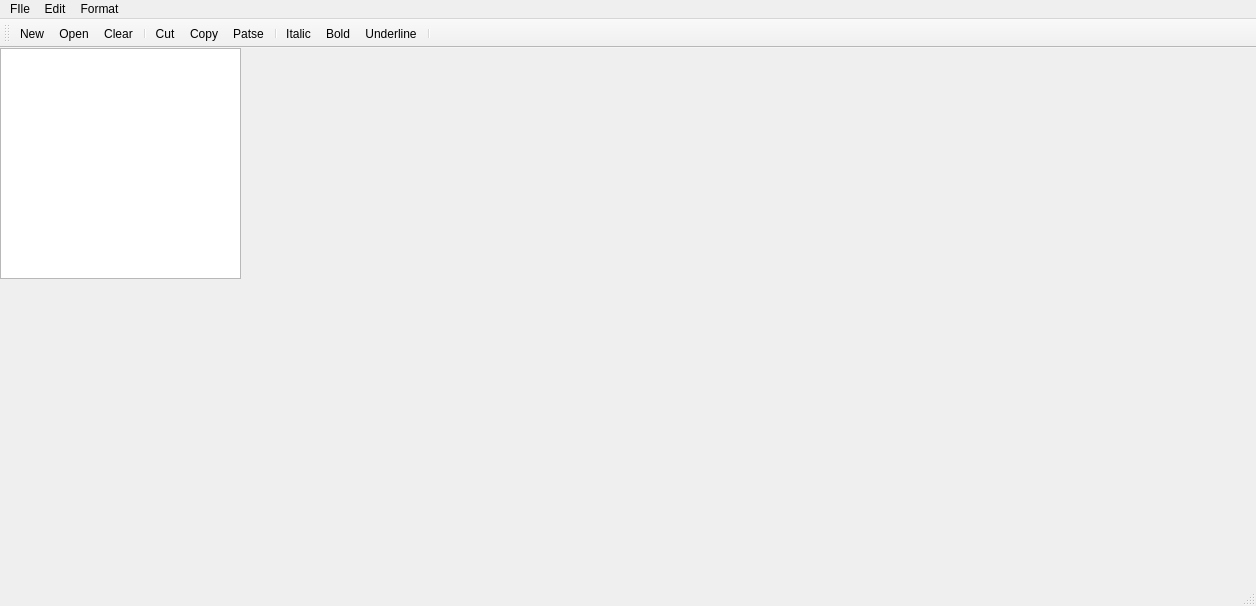
<?xml version="1.0" encoding="UTF-8"?>
<ui version="4.0">
 <class>MainTextEditor</class>
 <widget class="QMainWindow" name="MainTextEditor">
  <property name="geometry">
   <rect>
    <x>0</x>
    <y>0</y>
    <width>1256</width>
    <height>606</height>
   </rect>
  </property>
  <property name="windowTitle">
   <string>MainTextEditor</string>
  </property>
  <widget class="QWidget" name="centralWidget">
   <widget class="QTextEdit" name="textEdit">
    <property name="geometry">
     <rect>
      <x>0</x>
      <y>0</y>
      <width>241</width>
      <height>231</height>
     </rect>
    </property>
   </widget>
  </widget>
  <widget class="QMenuBar" name="menuBar">
   <property name="geometry">
    <rect>
     <x>0</x>
     <y>0</y>
     <width>1256</width>
     <height>17</height>
    </rect>
   </property>
   <widget class="QMenu" name="menuFIle">
    <property name="title">
     <string>FIle</string>
    </property>
    <addaction name="actionNew"/>
    <addaction name="actionOpen"/>
    <addaction name="actionClose"/>
   </widget>
   <widget class="QMenu" name="menuEdit">
    <property name="title">
     <string>Edit</string>
    </property>
    <addaction name="actionCut"/>
    <addaction name="actionCopy"/>
    <addaction name="actionPatse"/>
   </widget>
   <widget class="QMenu" name="menuFormat">
    <property name="title">
     <string>Format</string>
    </property>
    <addaction name="actionItalic"/>
    <addaction name="actionBold"/>
    <addaction name="actionUnderline"/>
    <addaction name="separator"/>
    <addaction name="actionToolbarLab"/>
   </widget>
   <addaction name="menuFIle"/>
   <addaction name="menuEdit"/>
   <addaction name="menuFormat"/>
  </widget>
  <widget class="QToolBar" name="mainToolBar">
   <attribute name="toolBarArea">
    <enum>TopToolBarArea</enum>
   </attribute>
   <attribute name="toolBarBreak">
    <bool>false</bool>
   </attribute>
   <addaction name="actionNew"/>
   <addaction name="actionOpen"/>
   <addaction name="actionClear"/>
   <addaction name="separator"/>
   <addaction name="actionCut"/>
   <addaction name="actionCopy"/>
   <addaction name="actionPatse"/>
   <addaction name="separator"/>
   <addaction name="actionItalic"/>
   <addaction name="actionBold"/>
   <addaction name="actionUnderline"/>
   <addaction name="separator"/>
  </widget>
  <widget class="QStatusBar" name="statusBar"/>
  <action name="actionOpen">
   <property name="icon">
    <iconset resource="res.qrc">
     <normaloff>:/images/icon/folder-open-icon.png</normaloff>:/images/icon/folder-open-icon.png</iconset>
   </property>
   <property name="text">
    <string>Open</string>
   </property>
   <property name="toolTip">
    <string>Open file</string>
   </property>
   <property name="shortcut">
    <string>Ctrl+O</string>
   </property>
  </action>
  <action name="actionCut">
   <property name="icon">
    <iconset resource="res.qrc">
     <normaloff>:/images/icon/cut-icon.png</normaloff>:/images/icon/cut-icon.png</iconset>
   </property>
   <property name="text">
    <string>Cut</string>
   </property>
   <property name="toolTip">
    <string>Cut</string>
   </property>
   <property name="shortcut">
    <string>Ctrl+X</string>
   </property>
  </action>
  <action name="actionCopy">
   <property name="icon">
    <iconset resource="res.qrc">
     <normaloff>:/images/icon/copy-icon.png</normaloff>:/images/icon/copy-icon.png</iconset>
   </property>
   <property name="text">
    <string>Copy</string>
   </property>
   <property name="shortcut">
    <string>Ctrl+C</string>
   </property>
  </action>
  <action name="actionPatse">
   <property name="icon">
    <iconset resource="res.qrc">
     <normaloff>:/images/icon/paste-icon.png</normaloff>:/images/icon/paste-icon.png</iconset>
   </property>
   <property name="text">
    <string>Patse</string>
   </property>
   <property name="toolTip">
    <string>Patse</string>
   </property>
   <property name="shortcut">
    <string>Ctrl+V</string>
   </property>
  </action>
  <action name="actionClose">
   <property name="icon">
    <iconset resource="res.qrc">
     <normaloff>:/images/icon/Exit-icon.png</normaloff>:/images/icon/Exit-icon.png</iconset>
   </property>
   <property name="text">
    <string>Close</string>
   </property>
   <property name="toolTip">
    <string>Close</string>
   </property>
  </action>
  <action name="actionClear">
   <property name="icon">
    <iconset resource="res.qrc">
     <normaloff>:/images/icon/Eraser-icon.png</normaloff>:/images/icon/Eraser-icon.png</iconset>
   </property>
   <property name="text">
    <string>Clear</string>
   </property>
   <property name="toolTip">
    <string>Clear</string>
   </property>
  </action>
  <action name="actionNew">
   <property name="icon">
    <iconset resource="res.qrc">
     <normaloff>:/images/icon/File-new-icon.png</normaloff>:/images/icon/File-new-icon.png</iconset>
   </property>
   <property name="text">
    <string>New</string>
   </property>
   <property name="toolTip">
    <string>New file</string>
   </property>
   <property name="shortcut">
    <string>Ctrl+N</string>
   </property>
  </action>
  <action name="actionBold">
   <property name="checkable">
    <bool>true</bool>
   </property>
   <property name="icon">
    <iconset resource="res.qrc">
     <normaloff>:/images/icon/Bold-icon.png</normaloff>:/images/icon/Bold-icon.png</iconset>
   </property>
   <property name="text">
    <string>Bold</string>
   </property>
   <property name="toolTip">
    <string>Bold</string>
   </property>
   <property name="shortcut">
    <string>Ctrl+B</string>
   </property>
  </action>
  <action name="actionUnderline">
   <property name="checkable">
    <bool>true</bool>
   </property>
   <property name="icon">
    <iconset resource="res.qrc">
     <normaloff>:/images/icon/Under-LineText-icon.png</normaloff>:/images/icon/Under-LineText-icon.png</iconset>
   </property>
   <property name="text">
    <string>Underline</string>
   </property>
   <property name="toolTip">
    <string>Underline</string>
   </property>
   <property name="shortcut">
    <string>Ctrl+U</string>
   </property>
  </action>
  <action name="actionFont">
   <property name="icon">
    <iconset resource="res.qrc">
     <normaloff>:/images/icon/Fonts-icon.png</normaloff>:/images/icon/Fonts-icon.png</iconset>
   </property>
   <property name="text">
    <string>Font</string>
   </property>
   <property name="toolTip">
    <string>Choose font</string>
   </property>
  </action>
  <action name="actionToolbarLab">
   <property name="icon">
    <iconset resource="res.qrc">
     <normaloff>:/images/icon/Checkbox-icon.png</normaloff>:/images/icon/Checkbox-icon.png</iconset>
   </property>
   <property name="text">
    <string>ToolbarLab</string>
   </property>
   <property name="toolTip">
    <string>Show toolbar label</string>
   </property>
  </action>
  <action name="actionItalic">
   <property name="checkable">
    <bool>true</bool>
   </property>
   <property name="icon">
    <iconset resource="res.qrc">
     <normaloff>:/images/icon/Italic-icon.png</normaloff>:/images/icon/Italic-icon.png</iconset>
   </property>
   <property name="text">
    <string>Italic</string>
   </property>
   <property name="toolTip">
    <string>Italic</string>
   </property>
   <property name="shortcut">
    <string>Ctrl+I</string>
   </property>
  </action>
 </widget>
 <layoutdefault spacing="6" margin="11"/>
 <resources>
  <include location="res.qrc"/>
 </resources>
 <connections>
  <connection>
   <sender>actionCopy</sender>
   <signal>triggered()</signal>
   <receiver>textEdit</receiver>
   <slot>copy()</slot>
   <hints>
    <hint type="sourcelabel">
     <x>-1</x>
     <y>-1</y>
    </hint>
    <hint type="destinationlabel">
     <x>120</x>
     <y>161</y>
    </hint>
   </hints>
  </connection>
  <connection>
   <sender>actionCut</sender>
   <signal>triggered()</signal>
   <receiver>textEdit</receiver>
   <slot>cut()</slot>
   <hints>
    <hint type="sourcelabel">
     <x>-1</x>
     <y>-1</y>
    </hint>
    <hint type="destinationlabel">
     <x>120</x>
     <y>161</y>
    </hint>
   </hints>
  </connection>
  <connection>
   <sender>actionClose</sender>
   <signal>triggered()</signal>
   <receiver>MainTextEditor</receiver>
   <slot>close()</slot>
   <hints>
    <hint type="sourcelabel">
     <x>-1</x>
     <y>-1</y>
    </hint>
    <hint type="destinationlabel">
     <x>627</x>
     <y>302</y>
    </hint>
   </hints>
  </connection>
  <connection>
   <sender>actionClear</sender>
   <signal>triggered()</signal>
   <receiver>textEdit</receiver>
   <slot>clear()</slot>
   <hints>
    <hint type="sourcelabel">
     <x>-1</x>
     <y>-1</y>
    </hint>
    <hint type="destinationlabel">
     <x>120</x>
     <y>161</y>
    </hint>
   </hints>
  </connection>
  <connection>
   <sender>actionPatse</sender>
   <signal>triggered()</signal>
   <receiver>textEdit</receiver>
   <slot>paste()</slot>
   <hints>
    <hint type="sourcelabel">
     <x>-1</x>
     <y>-1</y>
    </hint>
    <hint type="destinationlabel">
     <x>120</x>
     <y>161</y>
    </hint>
   </hints>
  </connection>
 </connections>
</ui>
